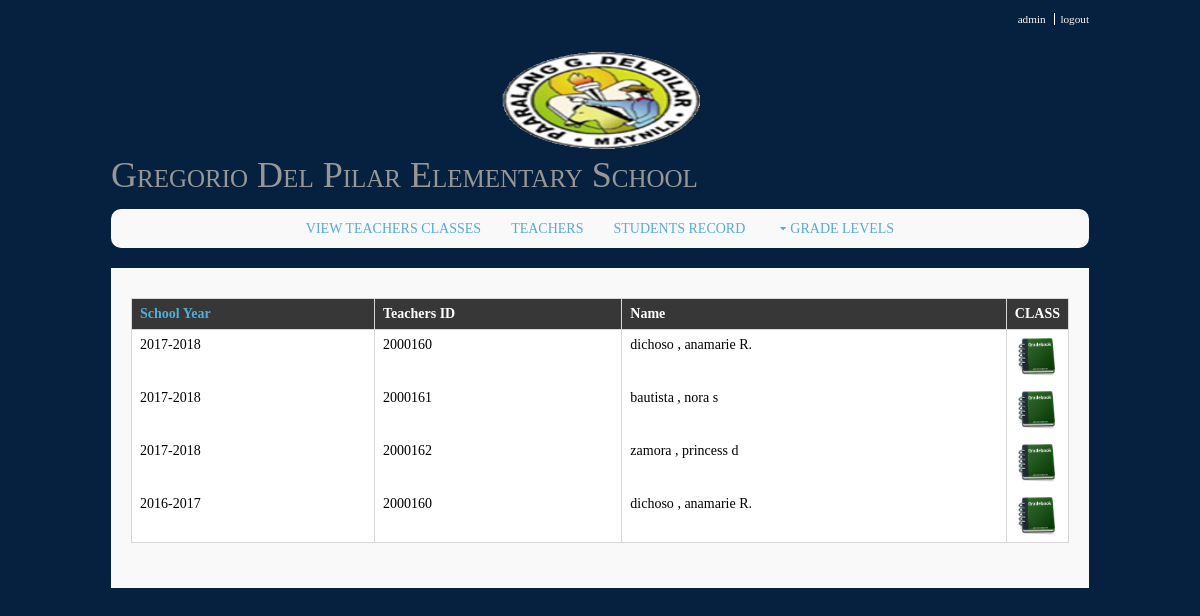
The page /view_teachers.php (signed in) on the database its author committed.
### tables this page shows
CREATE TABLE `teachersinfo` (
  `teachers_id` int(11) NOT NULL,
  `teachers_lname` varchar(255) NOT NULL,
  `teachers_fname` varchar(255) NOT NULL,
  `teachers_mname` varchar(255) NOT NULL,
  `teachers_bday` date NOT NULL,
  `teachers_age` int(80) NOT NULL,
  `teachers_gender` varchar(30) NOT NULL,
  `teachers_address` varchar(255) NOT NULL
);

### view_teachers.php (the view, shortened to what this page needs)
<?php
require "required_files.php";
  require_once ("functions/functions.php");
$query = "SELECT distinct ti.teachers_id,ti.teachers_lname,ti.teachers_fname,ti.teachers_mname,tc.school_year FROM teachersinfo ti,teachers_class tc WHERE tc.teachers_id=ti.teachers_id ";
$result = mysqli_query($connect, $query);
 ?>
<!DOCTYPE html>
<html>
<body>
<div class='wrapper row0'>
 <div id='topbar' class='clear'>
<nav>
 <ul>
 <li><a href="admin.php"> <?php echo $_SESSION['username'];?></a></li>
 <li><a href='logout.php'>logout</a></li>
 </ul>
 </nav>
 </div>
</div>
<?php
 echo layout();
?>
<div class="wrapper row2">
  <div class="rounded">
    <nav id="mainav" class="clear">
	 <?php
	 echo navigation_principal();
	?>
  </div>
</div>
<div class="wrapper row3">
  <div class="rounded">
    <main class="container clear">
		<table class="enrolled_students_tbl">
			<thead>
			<tr>
			<th><a href="javascript:Confirm()">School Year</a></th>
				<th>Teachers ID</th>
				<th>Name</th>
				<th> CLASS</th>
			</tr>
			</thead>
				<?php while ($row =  mysqli_fetch_assoc($result)) { ?>
			<tbody>
				<tr>
					<td><?php echo $row['school_year']; ?></td>
					<td><?php echo $row['teachers_id']; ?></td>
					<td><?php echo $row['teachers_lname']." , ".$row['teachers_fname'] ."  ". $row['teachers_mname']; ?></td>
					<td width="50" height="50" ><a href="teachersinfo.php?id=<?php echo $row['teachers_id'];?>">
					<img src="grade.png"> </a></td>
				<?php } ?>
				</tr>
			</tbody>
		</table>
    </main>
  </div>
</div>
</body>
</html>

### functions/functions.php (shortened to what this page needs)
<?php
    $g_level = "SELECT * FROM g_level";
    $grade_result = mysqli_query($connect, $g_level);
function layout(){
$output ="<html>";
$output .="<head>";
$output .=	"<title>Software Engineering</title>";
$output .=	"<meta charset='utf-8'>";
$output .=	"<meta name='viewport' content='width=device-width, initial-scale=1.0, maximum-scale=1.0, user-scalable=no'>";
$output .=	"<link href='layout/styles/layout.css' rel='stylesheet' type='text/css' media='all'>";
$output .=	"</head>";
$output .=	"<body id='op'>";
$output .=	"<div class='wrapper row1'>";
 $output .=	"<header id='header' class='clear'>";
 $output .=	"<center><img src='logo1.png' style='width:200px;height:100px;'></center> <br />";
 $output .=	"<div id='logo' class='fl_left'>";
 $output .=	"<h1>Gregorio Del Pilar Elementary School</h1><br>";
  $output .=	"</div>";
  $output .="  </header>";
  return $output;
}
function navigation_principal(){
  global $grade_result;
	$output = "<ul class='clear'>";
    $output .= "<li class='active'><a href='view_teachers.php'>view teachers classes</a></li>";
     $output .= "<li  class='active'><a href='teachers_prin.php'>teachers</a></li>";
	$output .=	"<li a class='active'> <a href='view_grade_level.php'>Students Record</a></li>";
  $output .=  "<li a class='active'> <a class='drop' href='#'>Grade levels</a><ul>";
  while ($row= mysqli_fetch_array($grade_result, MYSQLI_ASSOC)){
     $output .= "<li><a href='grade_levels.php?g_id=".$row['g_id']."'>" .$row['grade_name']. "</a></li>";
}
  $output .=  "</ul></li>";
	$output .=	"</ul>";
	$output .=	"</div>";
return $output;
}
?>

### layout/styles/layout.css (style rules this page uses)
#topbar { padding:10px 0 0 0; text-align:right; font-size:.8em; }
#topbar li { display:inline; margin-right:3px; padding-right:8px; border-right:1px solid; }
#topbar li:last-child { margin-right:0; padding-right:0; border:none; }
#header #logo h1 { margin:0 0 8px 0; padding:0; font-size:36px; line-height:12px; font-variant:small-caps; font-style:normal; }
.container { padding:20px 10px; }
nav ul, nav ol { margin:0; padding:0; list-style:none; }
#mainav .drop::after, #mainav li li .drop::after, #breadcrumb li a::after, .sidebar nav a::after { position:absolute; font-family:"FontAwesome"; font-size:10px; line-height:10px; }
#mainav { text-align:center; text-transform:uppercase; }
#mainav li { display:inline-block; position:relative; margin:0 30px 0 0; padding:0; }
#mainav li:last-child { margin-right:0; }
#mainav li a { display:block; padding:0; }
#mainav .drop { padding-left:15px; }
#mainav .drop::after, #mainav li li .drop::after { content:"\f0d7"; }
#mainav .drop::after { top:5px; left:5px; }
table, th, td { border:1px solid; border-collapse:collapse; vertical-align:top; box-sizing:border-box; }
table, th { table-layout:auto; }
table { width:100%; margin-bottom:15px; }
th, td { padding:5px 8px; }
td { border-width:0 1px; }
.rounded, input, button, textarea, #header input, #footer input, #slide-wrapper figcaption, .avatar, #comments li, .faico a, #twitter, .pagination a, .pagination strong { border-radius:10px; }
body { color:#F9F9F9; background-color:#06213F; }
a { color:#55ABDA; }
.rounded { background-color:#F9F9F9; }
.row0, .row0 a { color:#F9F9F9; background-color:#06213F; }
.row1 { color:#979797; background-color:#06213F; }
.row1 a { color:#F9F9F9; background-color:inherit; }
.row2, .row2 a { color:#06213F; background-color:inherit; }
.row3 { color:black; background-color:#F9F9F9; }
#topbar li { border-color:#FFFFFF; }
#mainav li a { color:inherit; }
#mainav .active a, #mainav a:hover, #mainav li:hover > a { color:#55ABDA; background-color:inherit; }
table, th, td, #comments .avatar, #comments input, #comments textarea { border-color:#D7D7D7; }
th { color:#FFFFFF; background-color:#373737; }
tr, #comments li, #comments input[type="submit"], #comments input[type="reset"] { background-color:#FBFBFB; }
tr:nth-child(odd), #comments li:nth-child(odd) { color:inherit; background-color:#FFFFFF; }
table a, #comments a { background-color:inherit; }
@media screen and (min-width:978px) { .wrapper { max-width:978px; } }

### layout/styles/framework.css (style rules this page uses)
html { overflow-y:scroll; }
body { margin:0; padding:0; font-size:14px; line-height:1.4em; }
.clear, .group { display:block; }
.clear::before, .clear::after, .group::before, .group::after { display:table; content:""; }
.clear, .clear::after, .group, .group::after { clear:both; }
a { outline:none; text-decoration:none; }
.fl_left, .imgl { float:left; }
img { width:auto; max-width:100%; height:auto; margin:0; padding:0; border:none; line-height:normal; vertical-align:middle; box-sizing:border-box; }
body, h1, h2, h3, h4, h5, h6, .heading { font-family:Georgia, "Times New Roman", Times, serif; }
h1, h2, h3, h4, h5, h6, .heading { display:block; margin:0 0 20px 0; font-size:16px; line-height:normal; font-weight:normal; font-style:normal; }
.wrapper { display:block; margin:0 auto 20px; text-align:left; word-wrap:break-word; }
.rounded, #topbar, #header, #mainav, #slider, .container, #footer, #copyright { display:block; width:100%; box-sizing:border-box; }
.rounded { margin:0; padding:10px; }
address, article, aside, figcaption, figure, footer, header, main, nav, section { display:block; margin:0; padding:0; }

### rows shown on the page
teachersinfo: school_year "2017-2018", teachers_id "2000160", teachers_lname "dichoso", teachers_fname "anamarie", teachers_mname "R.", school_year "2016-2017"
teachersinfo: school_year "2017-2018", teachers_id "2000161", teachers_lname "bautista", teachers_fname "nora", teachers_mname "s"
teachersinfo: school_year "2017-2018", teachers_id "2000162", teachers_lname "zamora", teachers_fname "princess", teachers_mname "d"

### other values the page prints
$_SESSION['username'] "admin"
